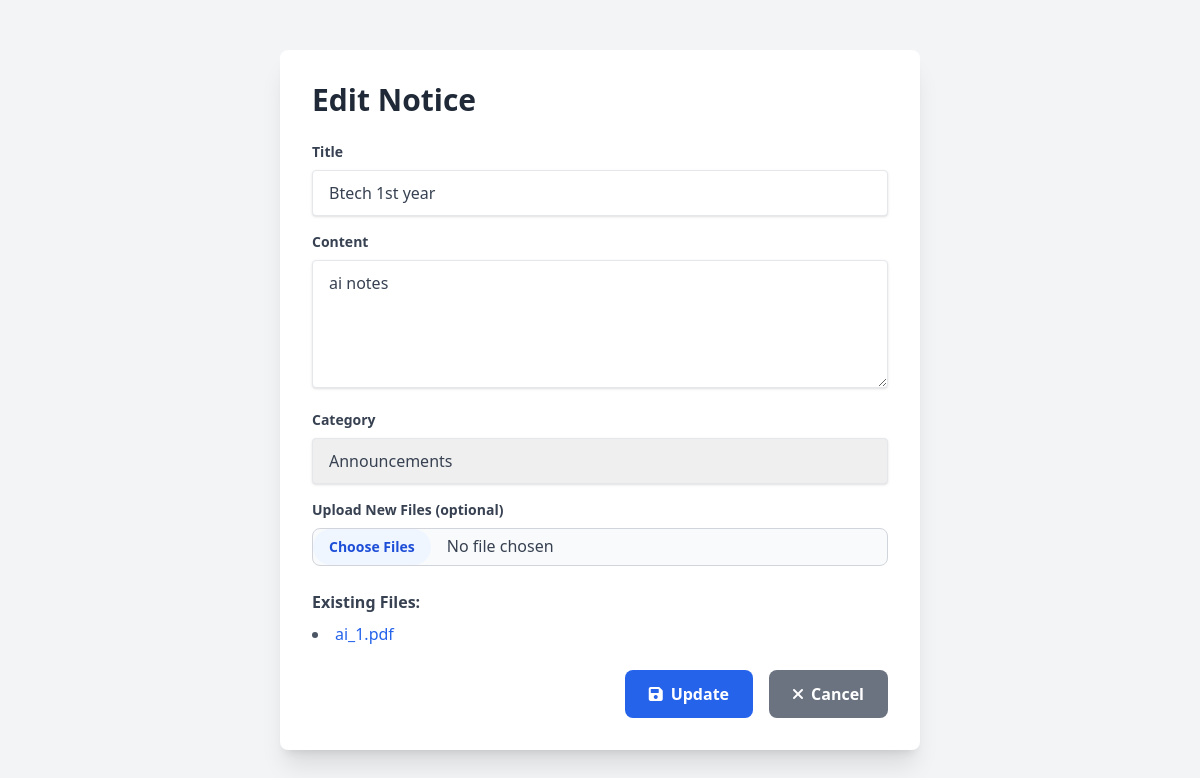
Screenshot of /edit/10 (signed in) with the database file from the repository.
### app.py (models this page shows)
class Notice(db.Model):
    id = db.Column(db.Integer, primary_key=True)
    title = db.Column(db.String(200), nullable=False)
    content = db.Column(db.Text, nullable=False)
    category = db.Column(db.String(50), nullable=True)  # New field for notice category
    timestamp = db.Column(db.DateTime, default=current_time_ist)
    files = db.Column(db.String(500))  # Comma-separated filenames

### app.py (the view, shortened to what this page needs)
@app.route("/edit/<int:id>", methods=["GET", "POST"])
def edit_notice(id):
    if "user_id" not in session:
        flash("Please log in to edit notices.", "warning")
        return redirect(url_for("login"))
    notice = Notice.query.get_or_404(id)
    return render_template("edit_notice.html", notice=notice)

### app.py (called while the page is built, shortened)
@app.before_request
def create_tables():
    db.create_all()
    if not User.query.filter_by(username="admin").first():
        hashed_pw = generate_password_hash("admin", method="pbkdf2:sha256")
        db.session.add(User(username="admin", password=hashed_pw))
        db.session.commit()

### templates/edit_notice.html (shortened to what this page needs)
<!DOCTYPE html>
<html>
<head>
    <script src="https://cdn.tailwindcss.com"></script>
    <link rel="stylesheet" href="https://cdnjs.cloudflare.com/ajax/libs/font-awesome/6.0.0-beta3/css/all.min.css">
</head>
<body class="bg-gray-100 min-h-screen flex items-center justify-center">
<div class="container mx-auto px-4 py-8 max-w-2xl">
    <div class="bg-white rounded-lg shadow-xl p-8">
        <h2 class="text-3xl font-bold mb-6 text-gray-800">Edit Notice</h2>
        <form method="POST" enctype="multipart/form-data">
            <div class="mb-4">
                <label for="title" class="block text-gray-700 text-sm font-bold mb-2">Title</label>
                <input type="text" id="title" name="title" class="shadow appearance-none border rounded w-full py-3 px-4 text-gray-700 leading-tight focus:outline-none focus:ring-2 focus:ring-blue-500" value="{{ notice.title }}" required>
            </div>
            <div class="mb-4">
                <label for="content" class="block text-gray-700 text-sm font-bold mb-2">Content</label>
                <textarea id="content" name="content" class="shadow appearance-none border rounded w-full py-3 px-4 text-gray-700 leading-tight focus:outline-none focus:ring-2 focus:ring-blue-500 h-32 resize-y" required>{{ notice.content }}</textarea>
            </div>
            <div class="mb-4">
                <label for="category" class="block text-gray-700 text-sm font-bold mb-2">Category</label>
                <select id="category" name="category" class="shadow appearance-none border rounded w-full py-3 px-4 text-gray-700 leading-tight focus:outline-none focus:ring-2 focus:ring-blue-500">
                    <option value="announcements" {% if notice.category == 'announcements' %}selected{% endif %}>Announcements</option>
                </select>
            </div>
            <div class="mb-6">
                <label for="files" class="block text-gray-700 text-sm font-bold mb-2">Upload New Files (optional)</label>
                <input type="file" id="files" name="files" multiple class="block w-full text-gray-700 border border-gray-300 rounded-lg cursor-pointer bg-gray-50 focus:outline-none file:mr-4 file:py-2 file:px-4 file:rounded-full file:border-0 file:text-sm file:font-semibold file:bg-blue-50 file:text-blue-700 hover:file:bg-blue-100">
            </div>
            {% if notice.files %}
                <p class="text-gray-700 font-semibold mb-2">Existing Files:</p>
                <ul class="list-disc list-inside mb-6 text-gray-600">
                    {% for file in notice.files.split(',') %}
                        <li><a href="{{ url_for('uploaded_file', filename=file.strip()) }}" target="_blank" class="text-blue-600 hover:underline">{{ file }}</a></li>
                    {% endfor %}
                </ul>
            {% endif %}
            <div class="flex justify-end space-x-4">
                <button type="submit" class="bg-blue-600 hover:bg-blue-700 text-white font-bold py-3 px-6 rounded-lg transition duration-300 flex items-center">
                    <i class="fas fa-save mr-2"></i>Update
                </button>
                <a href="{{ url_for('admin_dashboard') }}" class="bg-gray-500 hover:bg-gray-600 text-white font-bold py-3 px-6 rounded-lg transition duration-300 flex items-center">
                    <i class="fas fa-times mr-2"></i>Cancel
                </a>
            </div>
        </form>
    </div>
</div>
</body>
</html>

### rows the page displays
Notice: title "Btech 1st year", content "ai notes", files "ai_1.pdf"
